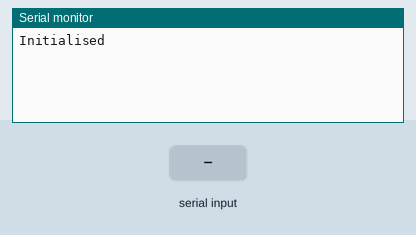
Bench run of a sketch on a simulated Arduino Uno, built with avr-gcc and run on an emulated ATmega328P. On the bench: the last lines printed to the serial monitor. Inputs (shaded band) come from the test bench.

Above: at 1.2 s.
1.3 s: "1\n" received over Serial
At 2.2 s:
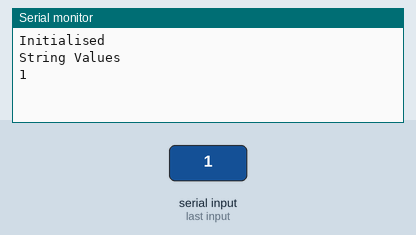
2.8 s: "0\n" received over Serial
At 3.3 s:
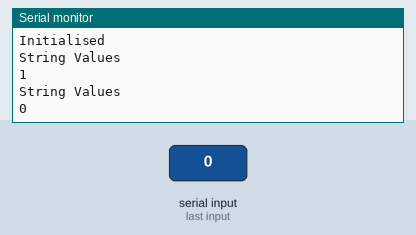
4.3 s: "2\n" received over Serial
At 5.7 s:
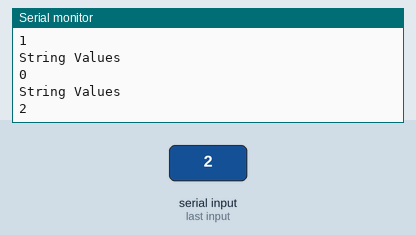

Measured:
- after the input at 1.3 s, the serial monitor: prints a new line at once (image 1)
- after the input at 2.8 s, the serial monitor: prints a new line at once (image 2)
- after the input at 4.3 s, the serial monitor: prints a new line at once (image 3)

The sketch:

Serial.ino
```cpp
void setup() {
  Serial.begin(115200);
  Serial.println("Initialised");
}

void loop() {
  if (Serial.available())
  {
    String command = Serial.readStringUntil('\n');
    Serial.println("String Values");
    Serial.println(command);
  }
}
```
